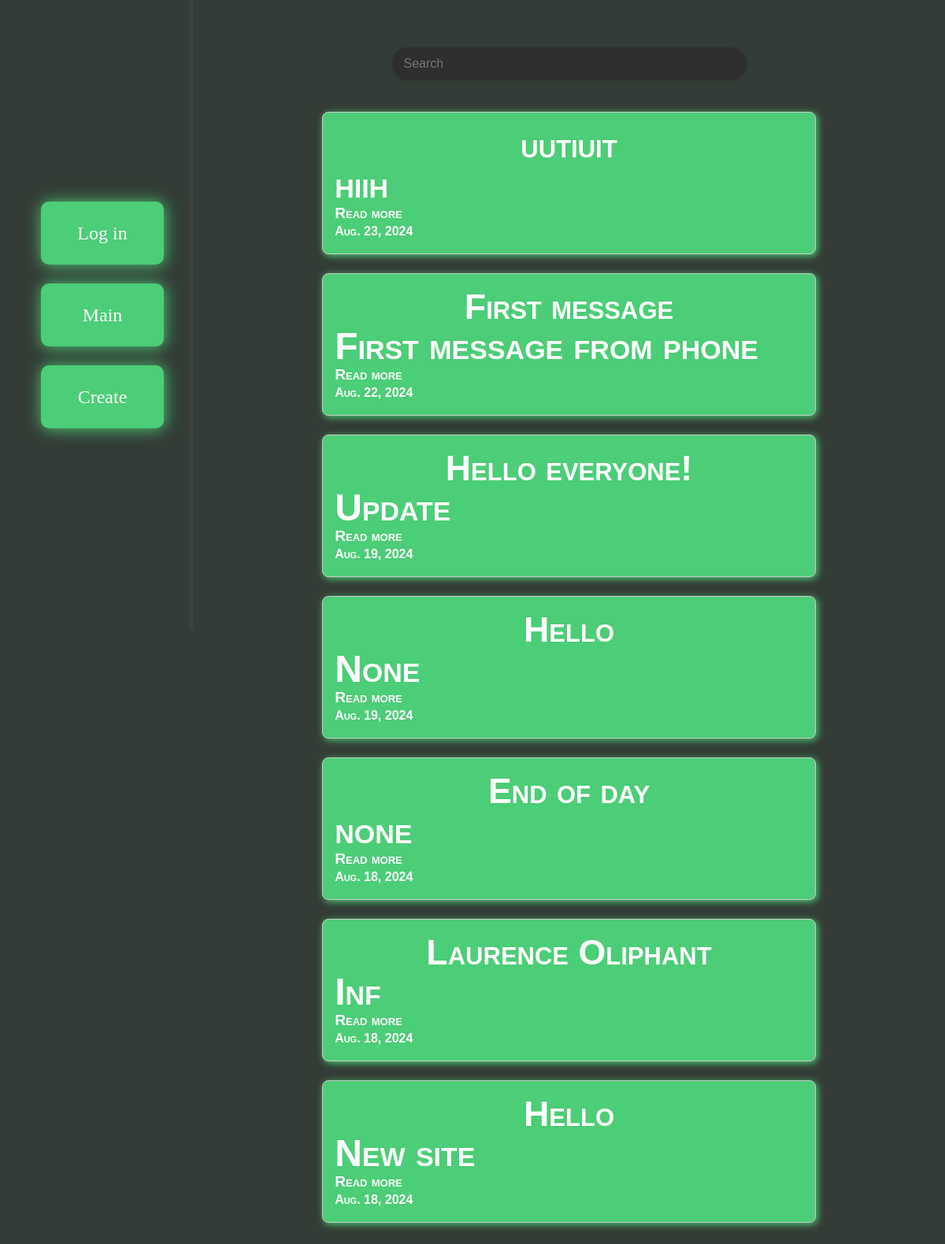
The page / on the database its author committed.
### main/models.py (models this page shows, shortened)
class Articles(models.Model):
    title = models.CharField('Title', max_length=50)
    anons = models.CharField('Anons', max_length=250)
    full_text = models.TextField('Text')
    date = models.DateField('Date', auto_now_add=True)  # Это поле автозаполняется при создании
    author = models.ForeignKey(User, on_delete=models.CASCADE)
    class Meta:
        verbose_name = 'Article'
        verbose_name_plural = 'Articles'

### main/views.py (the view)
# urls.py: path('', views.news_home, name='news-home'),  # Добавлено имя для главной страницы
def news_home(request):
    news = Articles.objects.all()
    return render(request, 'main/index.html', {'news': list(reversed(news))})

### main/templates/main/index.html (shortened to what this page needs)
{% load static %}
<!DOCTYPE html>
<html>
  <head>
    <link rel="stylesheet" href="{% static 'main/css/styles.css' %}" />
  </head>
  <body>
  <aside>
      <ul>
            <a href="{% url 'login' %}" class="a1">Log in</a>
            <a href="{% url 'news-home' %}" class="a1">Main</a>
            <a href="{% url 'create_article' %}" class="a1">Create</a>
    </ul>
  </aside>
  <div class="main-content">
      <div class="input1"><input type="text" id="searchInput" placeholder="Search" /></div>
        {% for el in news %}
      <div class="messages">
         <h1>{{ el.title }}</h1>
         <h3>{{ el.anons }}</h3>
          <a class="a2" href="{% url 'news-detail' el.id%}">Read more</a>
         <h4>{{ el.date }}</h4>
      </div>
        {% endfor %}
    </div>
  </body>
</html>

### main/static/main/css/styles.css (style rules this page uses)
body { display: flex; flex-direction: row; min-height: 100vh; margin: 0; background-color: #333C36; }
aside { display: flex; flex-direction: column; justify-content: space-around; width: 20vw; border-right: 5px solid #404040; height: 100vh; position: sticky; top: 0; text-align: center; }
.main-content { flex-direction: column; justify-content: center; flex-grow: 1; padding: 20px; display: flex; align-items: center; }
input { width: 35vw; padding: 12px 15px; border: #2e2e2e; border-radius: 24px; box-shadow: 0 2px 5px rgba(0, 0, 0, 0.1); transition: border-color 0.3s, box-shadow 0.3s; font-size: 16px; background-color: #2e2e2e; margin: 40px 0; color: white; }
.main-content { display: flex; flex-direction: column; align-items: center; }
.messages { background-color: #4CCD77; color: white; border: 1px solid #ccc; border-radius: 8px; padding: 15px; margin-bottom: 2vw; box-shadow: 2px 2px 10px #4ccd77; transition: transform 0.2s; width: 65%; max-width: 80vw; }
.messages h1 { text-align: center; margin: 4px 0; font-weight: bold; font: small-caps bold 2.8em/1 sans-serif; }
.messages h3 { margin: 2.2px 0; font-weight: bold; font: small-caps bold 3em/1 sans-serif; }
.a2 { text-decoration: none; color: white; margin: 2.2px 0; font-weight: bold; font: small-caps bold 1.2em/1 sans-serif; }
.messages h4 { font: small-caps bold 1em/1 sans-serif; color: #fff; margin: 5px 0; }
.a1 { font-size: 2vw; background-color: #4CCD77; color: white; width: 13vw; max-width: 300px; height: 10vh; border-radius: 10px; display: flex; align-items: center; justify-content: center; text-align: center; filter: drop-shadow(1px 1px 10px #4CCD77); transition: transform 0.3s ease, filter 0.3s ease; margin: 2vw 0; text-decoration: none; margin-left: 1vw; }

### rows shown on the page
Articles: title "uutiuit", anons "hiih", date "Aug. 23, 2024"
Articles: title "First message", anons "First message from phone", date "Aug. 22, 2024"
Articles: title "Hello everyone!", anons "Update", date "Aug. 19, 2024"
Articles: title "Hello", anons "None", date "Aug. 19, 2024"
Articles: title "End of day", anons "none", date "Aug. 18, 2024"
Articles: title "Laurence Oliphant", anons "Inf", date "Aug. 18, 2024"
Articles: title "Hello", anons "New site", date "Aug. 18, 2024"
